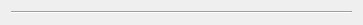
<ui version="4.0" >
<comment> Begin CVS Header </comment>
<comment>   $Source: /fs/turing/cvs/copasi_dev/copasi/UI/CQEFMWidget.ui,v $ </comment>
<comment>   $Revision: 1.4 $ </comment>
<comment>   $Name: Build-33 $ </comment>
<comment>   $Author: ssahle $ </comment>
<comment>   $Date: 2009/10/01 08:58:51 $ </comment>
<comment> End CVS Header </comment>

<comment> Copyright (C) 2008 by Pedro Mendes, Virginia Tech Intellectual </comment>
<comment> Properties, Inc., EML Research, gGmbH, University of Heidelberg, </comment>
<comment> and The University of Manchester. </comment>
<comment> All rights reserved. </comment>

 <comment> All rights reserved. </comment>
 <class>CQEFMWidget</class>
 <widget class="TaskWidget" name="CQEFMWidget" >
  <property name="geometry" >
   <rect>
    <x>0</x>
    <y>0</y>
    <width>363</width>
    <height>25</height>
   </rect>
  </property>
  <property name="windowTitle" >
   <string>Form</string>
  </property>
  <layout class="QVBoxLayout" name="verticalLayout" >
   <item>
    <widget class="Line" name="line1" >
     <property name="orientation" >
      <enum>Qt::Horizontal</enum>
     </property>
    </widget>
   </item>
  </layout>
 </widget>
 <customwidgets>
  <customwidget>
   <class>TaskWidget</class>
   <extends>QWidget</extends>
   <header>TaskWidget.h</header>
   <container>1</container>
  </customwidget>
 </customwidgets>
 <resources/>
 <connections/>
 <slots>
  <slot>taskJacobianToggled()</slot>
 </slots>
</ui>
